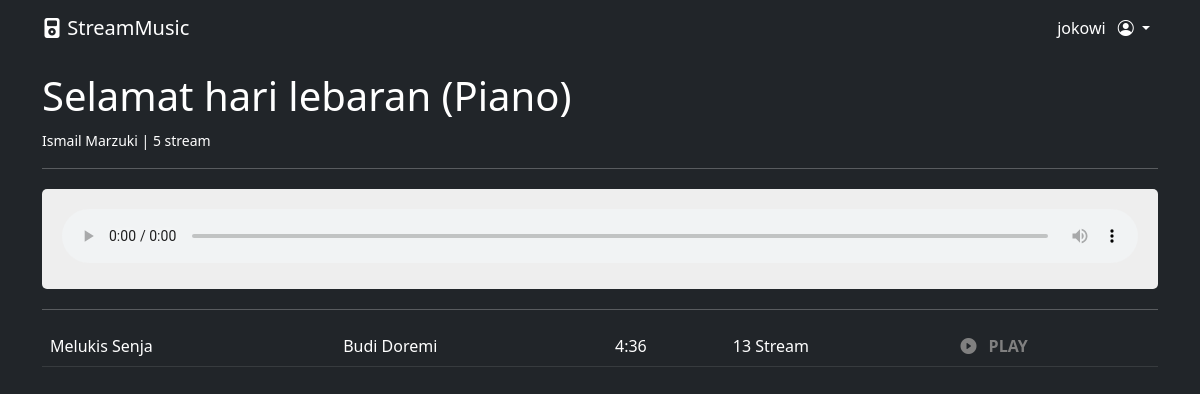
The app's page /play.php?id=3 (signed in) with its own data.
### tables this page shows
CREATE TABLE `tb_musik` (
  `id_musik` int(11) NOT NULL,
  `file` varchar(128) NOT NULL,
  `judul` varchar(128) NOT NULL,
  `artist` varchar(50) NOT NULL,
  `durasi` varchar(10) NOT NULL,
  `stream` bigint(20) NOT NULL,
  `date_upload` int(11) NOT NULL
);

### play.php (the view, shortened to what this page needs)
<?php
require 'connection.php';
$id_musik = $_GET['id'];
$query = mysqli_query($conn, "SELECT * FROM tb_musik WHERE id_musik = $id_musik");
$lagu = mysqli_fetch_assoc($query);
$query_musik = mysqli_query($conn, "SELECT * FROM tb_musik WHERE id_musik <> $id_musik");
require 'layout/header.php';
?>
<h1><?= $lagu['judul'] ?></h1>
<small><?= $lagu['artist'] ?> | <?= $lagu['stream'] ?> stream</small>
<hr>
<div class="container-audio">
    <audio controls loop autoplay>
        <source src="./musik/<?= $lagu['file'] ?>" type="audio/mpeg">
    </audio>
</div>
<hr>
<table class="table table-hover table-dark">
    <tbody>
        <?php
        while ($result = mysqli_fetch_assoc($query_musik)) : ?>
            <tr>
                <td><?= $result['judul'] ?></td>
                <td><?= $result['artist'] ?></td>
                <td><?= $result['durasi'] ?></td>
                <td><?= $result['stream'] ?> Stream</td>
                <th><a href="play.php?id=<?= $result['id_musik'] ?>" class="play"><i class="bi bi-play-circle-fill me-2"></i> PLAY</a></th>
            </tr>
        <?php endwhile; ?>
    </tbody>
</table>
<?php require 'layout/footer.php'; ?>

### play.php (style rules this page uses)
.container-audio { width: 100%; height: auto; padding: 20px; border-radius: 5px; background-color: #eee; color: #444; margin: 20px auto; overflow: hidden; }
audio { width: 100%; }
.play { text-decoration: none; color: grey; }

### records on screen
tb_musik: judul "Selamat hari lebaran (Piano)", artist "Ismail Marzuki", stream "5"
tb_musik: judul "Melukis Senja", artist "Budi Doremi", durasi "4:36", stream "13"

### other values on screen
$_SESSION['nama'] "jokowi"
